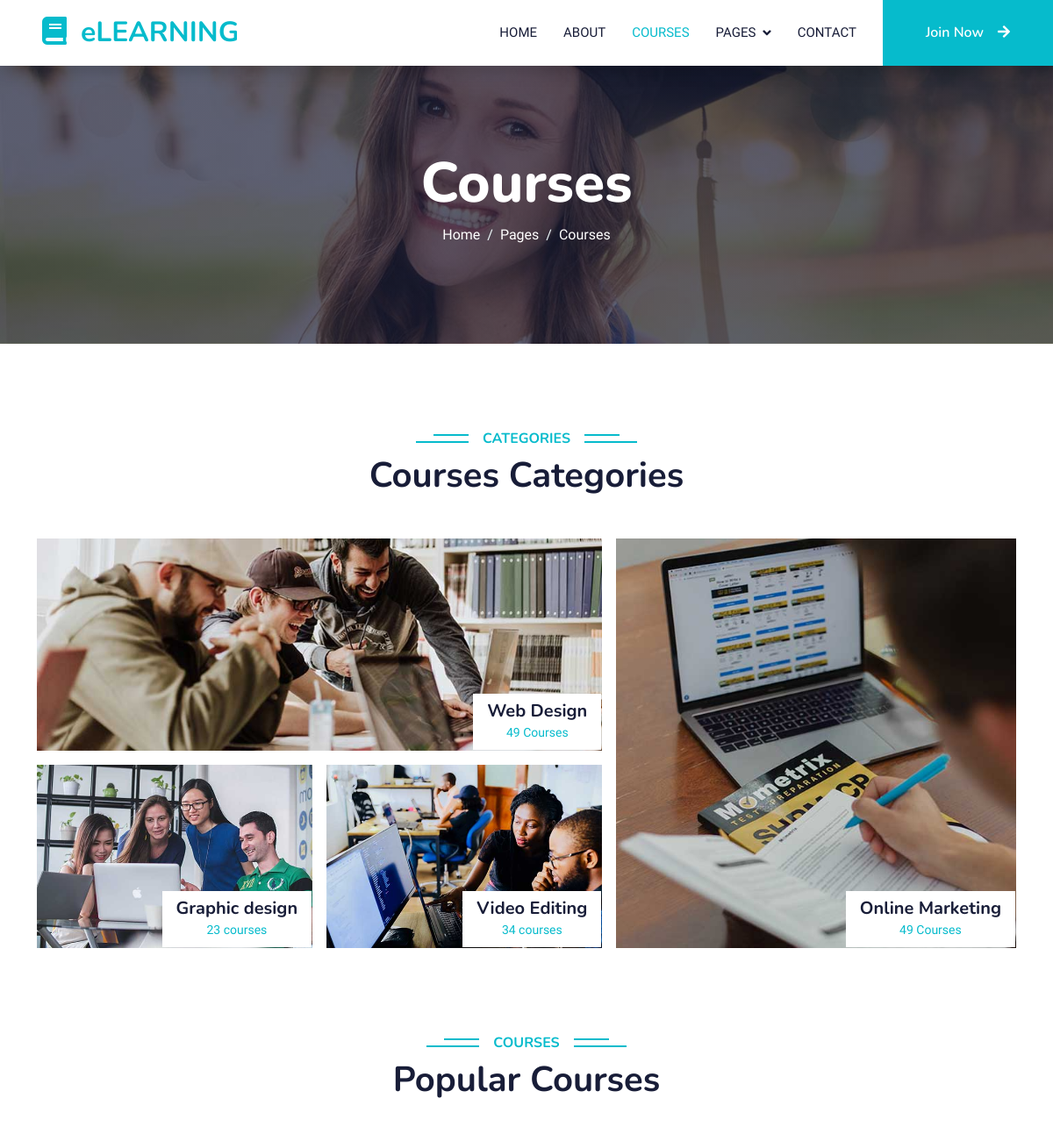
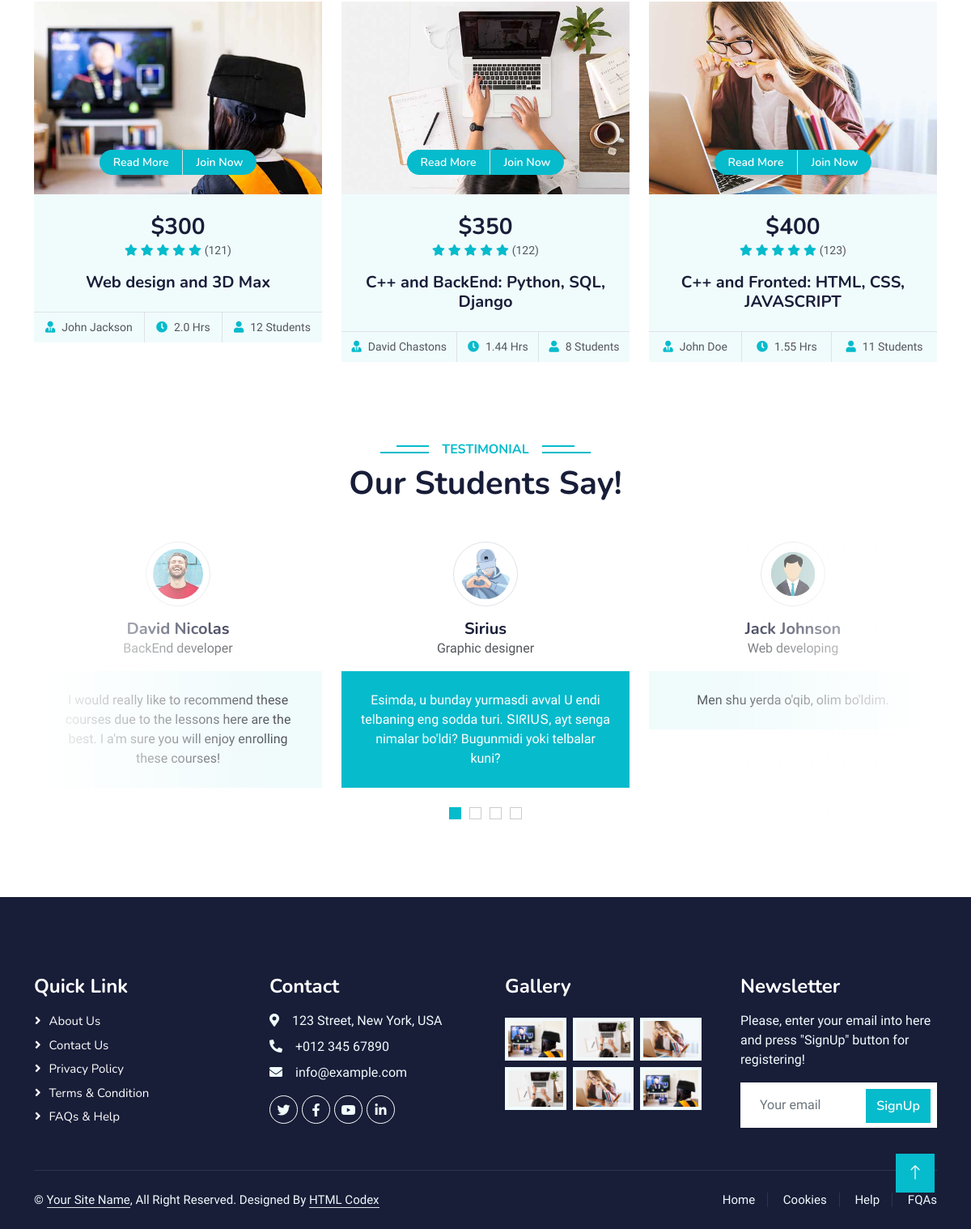
Page /courses/ on the committed database (2 pictures, top to bottom).
### logic/models.py (models this page shows, shortened)
class Category(models.Model):
    name = models.CharField(max_length=200)
    img = models.ImageField(upload_to='index/img')
    number = models.TextField()

class Course(models.Model):
    img = models.ImageField(upload_to='index/img')
    name = models.TextField()
    cost = models.IntegerField()
    tutor = models.CharField(max_length=200)
    time = models.FloatField()
    count = models.IntegerField()
    numb = models.IntegerField()

class Test(models.Model):
    img = models.ImageField(upload_to='index/img')
    name = models.TextField()
    job = models.TextField()
    bio = models.TextField()

### logic/views.py (the view)
# urls.py: path('courses/', courses, name="courses"),
def courses(request):
    test = Test.objects.all()
    course = Course.objects.all()
    categ = Category.objects.all()
    context = {
        "course": course,
        "categ": categ,
        "test": test,
    }
    return render(request, "courses.html", context=context)

### templates/courses.html
{% extends 'base.html' %}
{% load static %}
{% block content %}
    <div class="container-xxl py-5 category">
        <div class="container">
            <div class="text-center wow fadeInUp" data-wow-delay="0.1s">
                <h6 class="section-title bg-white text-center text-primary px-3">Categories</h6>
                <h1 class="mb-5">Courses Categories</h1>
            </div>
            <div class="row g-3">
                <div class="col-lg-7 col-md-6">
                    <div class="row g-3">
                        <div class="col-lg-12 col-md-12 wow zoomIn" data-wow-delay="0.1s">
                            <a class="position-relative d-block overflow-hidden" href="">
                                <img class="img-fluid" src="{% static 'img/cat-1.jpg' %}" alt="">
                                <div class="bg-white text-center position-absolute bottom-0 end-0 py-2 px-3" style="margin: 1px;">
                                    <h5 class="m-0">Web Design</h5>
                                    <small class="text-primary">49 Courses</small>
                                </div>
                            </a>
                        </div>
                        {% for cat in categ %}
                        <div class="col-lg-6 col-md-12 wow zoomIn" data-wow-delay="0.3s">
                            <a class="position-relative d-block overflow-hidden" href="">
                                <img class="img-fluid" src="{{cat.img.url}}" alt="">
                                <div class="bg-white text-center position-absolute bottom-0 end-0 py-2 px-3" style="margin: 1px;">
                                    <h5 class="m-0">{{cat.name}}</h5>
                                    <small class="text-primary">{{cat.number}}</small>
                                </div>
                            </a>
                        </div>
                        {% endfor %}
                    </div>
                </div>
                <div class="col-lg-5 col-md-6 wow zoomIn" data-wow-delay="0.7s" style="min-height: 350px;">
                    <a class="position-relative d-block h-100 overflow-hidden" href="">
                        <img class="img-fluid position-absolute w-100 h-100" src="{% static 'img/cat-4.jpg' %}" alt="" style="object-fit: cover;">
                        <div class="bg-white text-center position-absolute bottom-0 end-0 py-2 px-3" style="margin:  1px;">
                            <h5 class="m-0">Online Marketing</h5>
                            <small class="text-primary">49 Courses</small>
                        </div>
                    </a>
                </div>
            </div>
        </div>
    </div>
    <div class="container-xxl py-5">
        <div class="container">
            <div class="text-center wow fadeInUp" data-wow-delay="0.1s">
                <h6 class="section-title bg-white text-center text-primary px-3">Courses</h6>
                <h1 class="mb-5">Popular Courses</h1>
            </div>
            <div class="row g-4 justify-content-center">
                {% for cou in course %}
                <div class="col-lg-4 col-md-6 wow fadeInUp" data-wow-delay="0.1s">
                    <div class="course-item bg-light">
                        <div class="position-relative overflow-hidden">
                            <img class="img-fluid" src="{{cou.img.url}}" alt="">
                            <div class="w-100 d-flex justify-content-center position-absolute bottom-0 start-0 mb-4">
                                <a href="{% url 'coursedetail' cou.pk %}" class="flex-shrink-0 btn btn-sm btn-primary px-3 border-end" style="border-radius: 30px 0 0 30px;">Read More</a>
                                <a href="#" class="flex-shrink-0 btn btn-sm btn-primary px-3" style="border-radius: 0 30px 30px 0;">Join Now</a>
                            </div>
                        </div>
                        <div class="text-center p-4 pb-0">
                            <h3 class="mb-0">${{cou.cost}}</h3>
                            <div class="mb-3">
                                <small class="fa fa-star text-primary"></small>
                                <small class="fa fa-star text-primary"></small>
                                <small class="fa fa-star text-primary"></small>
                                <small class="fa fa-star text-primary"></small>
                                <small class="fa fa-star text-primary"></small>
                                <small>({{cou.numb}})</small>
                            </div>
                            <h5 class="mb-4">{{cou.name}}</h5>
                        </div>
                        <div class="d-flex border-top">
                            <small class="flex-fill text-center border-end py-2"><i class="fa fa-user-tie text-primary me-2"></i>{{cou.tutor}}</small>
                            <small class="flex-fill text-center border-end py-2"><i class="fa fa-clock text-primary me-2"></i>{{cou.time}} Hrs</small>
                            <small class="flex-fill text-center py-2"><i class="fa fa-user text-primary me-2"></i>{{cou.count}} Students</small>
                        </div>
                    </div>
                </div>
                {% endfor %}
            </div>
        </div>
    </div>
    <div class="container-xxl py-5 wow fadeInUp" data-wow-delay="0.1s">
        <div class="container">
            <div class="text-center">
                <h6 class="section-title bg-white text-center text-primary px-3">Testimonial</h6>
                <h1 class="mb-5">Our Students Say!</h1>
            </div>
            <div class="owl-carousel testimonial-carousel position-relative">
                {% for te in test %}
                <div class="testimonial-item text-center">
                    <img class="border rounded-circle p-2 mx-auto mb-3" src="{{te.img.url}}" style="width: 80px; height: 80px;">
                    <h5 class="mb-0">{{te.name}}</h5>
                    <p>{{te.job}}</p>
                    <div class="testimonial-text bg-light text-center p-4">
                    <p class="mb-0">{{te.bio}}</p>
                    </div>
                </div>
                {% endfor %}
            </div>
        </div>
    </div>
{% endblock content %}

### templates/base.html (shortened to what this page needs)
{% load static %}
<!DOCTYPE html>
<html lang="en">
<head>
    <link href="https://cdnjs.cloudflare.com/ajax/libs/font-awesome/5.10.0/css/all.min.css" rel="stylesheet">
    <link href="https://cdn.jsdelivr.net/npm/bootstrap-icons@1.4.1/font/bootstrap-icons.css" rel="stylesheet">
    <link href="{% static 'lib/animate/animate.min.css' %}" rel="stylesheet">
    <link href="{% static 'lib/owlcarousel/assets/owl.carousel.min.css' %}" rel="stylesheet">
    <link href="{% static 'css/bootstrap.min.css' %}" rel="stylesheet">
    <link href="{% static 'css/style.css' %}" rel="stylesheet">
</head>
<body>
    <nav class="navbar navbar-expand-lg bg-white navbar-light shadow sticky-top p-0">
        <a href="{% url 'index' %}" class="navbar-brand d-flex align-items-center px-4 px-lg-5">
            <h2 class="m-0 text-primary"><i class="fa fa-book me-3"></i>eLEARNING</h2>
        </a>
        <div class="collapse navbar-collapse" id="navbarCollapse">
            <div class="navbar-nav ms-auto p-4 p-lg-0">
                <a href="{% url 'index' %}" class="nav-item nav-link">Home</a>
                <a href="{% url 'about' %}" class="nav-item nav-link">About</a>
                <a href="{% url 'courses' %}" class="nav-item nav-link active">Courses</a>
                <div class="nav-item dropdown">
                    <a href="#" class="nav-link dropdown-toggle" data-bs-toggle="dropdown">Pages</a>
                </div>
                <a href="{% url 'contact' %}" class="nav-item nav-link">Contact</a>
            </div>
            <a href="" class="btn btn-primary py-4 px-lg-5 d-none d-lg-block">Join Now<i class="fa fa-arrow-right ms-3"></i></a>
        </div>
    </nav>
    <div class="container-fluid bg-primary py-5 mb-5 page-header">
        <div class="container py-5">
            <div class="row justify-content-center">
                <div class="col-lg-10 text-center">
                    <h1 class="display-3 text-white animated slideInDown">Courses</h1>
                    <nav aria-label="breadcrumb">
                        <ol class="breadcrumb justify-content-center">
                            <li class="breadcrumb-item"><a class="text-white" href="{% url 'index' %}">Home</a></li>
                            <li class="breadcrumb-item"><a class="text-white" href="#">Pages</a></li>
                            <li class="breadcrumb-item text-white active" aria-current="page">Courses</li>
                        </ol>
                    </nav>
                </div>
            </div>
        </div>
    </div>
{% block content %}
{% endblock content %}
    <div class="container-fluid bg-dark text-light footer pt-5 mt-5 wow fadeIn" data-wow-delay="0.1s">
        <div class="container py-5">
            <div class="row g-5">
                <div class="col-lg-3 col-md-6">
                    <h4 class="text-white mb-3">Quick Link</h4>
                    <a class="btn btn-link" href="{% url 'about' %}">About Us</a>
                    <a class="btn btn-link" href="{% url 'contact' %}">Contact Us</a>
                    <a class="btn btn-link" href="">Privacy Policy</a>
                    <a class="btn btn-link" href="">Terms & Condition</a>
                    <a class="btn btn-link" href="">FAQs & Help</a>
                </div>
                <div class="col-lg-3 col-md-6">
                    <h4 class="text-white mb-3">Contact</h4>
                    <p class="mb-2"><i class="fa fa-map-marker-alt me-3"></i>123 Street, New York, USA</p>
                    <p class="mb-2"><i class="fa fa-phone-alt me-3"></i>+012 345 67890</p>
                    <p class="mb-2"><i class="fa fa-envelope me-3"></i>info@example.com</p>
                    <div class="d-flex pt-2">
                        <a class="btn btn-outline-light btn-social" href=""><i class="fab fa-twitter"></i></a>
                        <a class="btn btn-outline-light btn-social" href=""><i class="fab fa-facebook-f"></i></a>
                        <a class="btn btn-outline-light btn-social" href=""><i class="fab fa-youtube"></i></a>
                        <a class="btn btn-outline-light btn-social" href=""><i class="fab fa-linkedin-in"></i></a>
                    </div>
                </div>
                <div class="col-lg-3 col-md-6">
                    <h4 class="text-white mb-3">Gallery</h4>
                    <div class="row g-2 pt-2">
                        <div class="col-4">
                            <img class="img-fluid bg-light p-1" src="{% static 'img/course-1.jpg' %}" alt="">
                        </div>
                        <div class="col-4">
                            <img class="img-fluid bg-light p-1" src="{% static 'img/course-2.jpg' %}" alt="">
                        </div>
                        <div class="col-4">
                            <img class="img-fluid bg-light p-1" src="{% static 'img/course-3.jpg' %}" alt="">
                        </div>
                        <div class="col-4">
                            <img class="img-fluid bg-light p-1" src="{% static 'img/course-2.jpg' %}" alt="">
                        </div>
                        <div class="col-4">
                            <img class="img-fluid bg-light p-1" src="{% static 'img/course-3.jpg' %}" alt="">
                        </div>
                        <div class="col-4">
                            <img class="img-fluid bg-light p-1" src="{% static 'img/course-1.jpg' %}" alt="">
                        </div>
                    </div>
                </div>
                <div class="col-lg-3 col-md-6">
                    <h4 class="text-white mb-3">Newsletter</h4>
                    <form method="post">{% csrf_token %}
                    <p>Please, enter your email into here and press "SignUp" button for registering!</p>
                    <div class="position-relative mx-auto" style="max-width: 400px;">
                        <input name="email" class="form-control border-0 w-100 py-3 ps-4 pe-5" type="text" placeholder="Your email">
                        <button type="submit" class="btn btn-primary py-2 position-absolute top-0 end-0 mt-2 me-2">SignUp</button>
                    </div>
                    </form>
                </div>
            </div>
        </div>
        <div class="container">
            <div class="copyright">
                <div class="row">
                    <div class="col-md-6 text-center text-md-start mb-3 mb-md-0">
                        &copy; <a class="border-bottom" href="#">Your Site Name</a>, All Right Reserved.
                        Designed By <a class="border-bottom" href="https://htmlcodex.com">HTML Codex</a>
                    </div>
                    <div class="col-md-6 text-center text-md-end">
                        <div class="footer-menu">
                            <a href="{% url 'index' %}">Home</a>
                            <a href="">Cookies</a>
                            <a href="">Help</a>
                            <a href="">FQAs</a>
                        </div>
                    </div>
                </div>
            </div>
        </div>
    </div>
    <a href="#" class="btn btn-lg btn-primary btn-lg-square back-to-top"><i class="bi bi-arrow-up"></i></a>
</body>
</html>

### rows in the picture
Category: img (picture), name "Graphic design", number "23 courses"
Category: img (picture), name "Video Editing", number "34 courses"
Course: img (picture), cost "300", numb "121", name "Web design and 3D Max", tutor "John Jackson", time "2.0", count "12"
Course: img (picture), cost "350", numb "122", name "C++ and BackEnd: Python, SQL, Django", tutor "David Chastons", time "1.44", count "8"
Course: img (picture), cost "400", numb "123", name "C++ and Fronted: HTML, CSS, JAVASCRIPT", tutor "John Doe", time "1.55", count "11"
Test: img (picture), name "Sirius", job "Graphic designer", bio "Esimda, u bunday yurmasdi avval U endi telbaning eng sodda turi. ՏIᖇIᑌՏ, ayt senga nimalar bo'ldi? Bugunmidi yoki telbalar kuni?"
Test: img (picture), name "Jack Johnson", job "Web developing", bio "Men shu yerda o'qib, olim bo'ldim."
Test: img (picture), name "David Nicolas", job "BackEnd developer", bio "I would really like to recommend these courses due to the lessons here are the best. I a'm sure you will enjoy enrolling these courses!"
